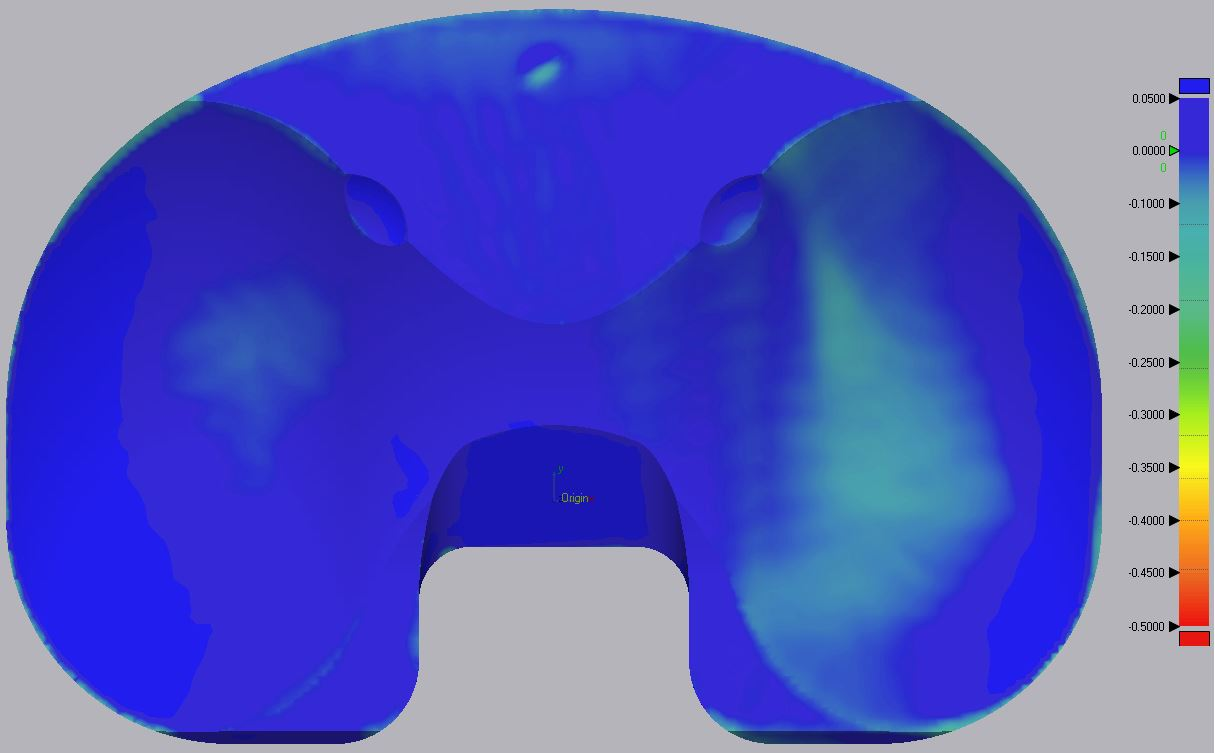
#> input picture slike_z_legendo/0_908_08052022_SLIKA OBRABE.JPG, 1215 x 753 px, found by its file name
$ jupyter execute --allow-errors zdruzitevSlik.ipynb
#> lines starting #> are read from the running program, lines starting #| are printed output that depends on the picture; after the words box and inside, x2 and y2 are one past the last pixel; in counts of white or black regions, pixels touching at a corner belong together
[cell 1]
import cv2 as cv

#Nalozimo slike
img1 = cv.imread("0_908_08052022_SLIKA OBRABE.JPG")
#> img1 is the input picture: shape (753, 1215, 3); mean B, G, R 191.3, 88.8, 84.9
img2 = cv.imread("3_718_08052022_SLIKA OBRABE.JPG")
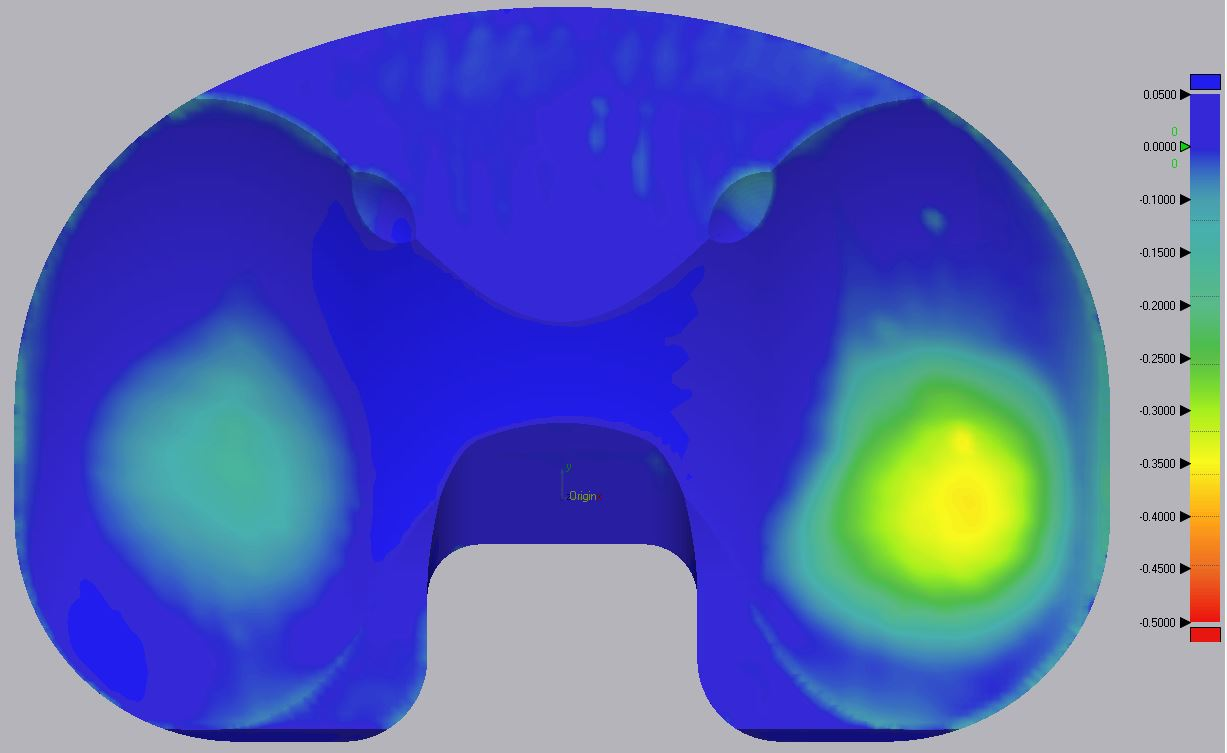
#> input picture slike_z_legendo/3_718_08052022_SLIKA OBRABE.JPG, 1227 x 753 px, found by its file name
#> img2 is the input picture: shape (753, 1227, 3); mean B, G, R 181, 103.9, 92.2

print (img1.shape)
#| (753, 1215, 3)
print (img2.shape)
#| (753, 1227, 3)
#Slike niso iste velikosti

[cell 2]
# print(len(img1[1]))
img1 = img1[:, :len(img1[1]) - 100]
#> img1: shape (753, 1115, 3)
grayscale = cv.cvtColor(img1, cv.COLOR_BGR2GRAY)
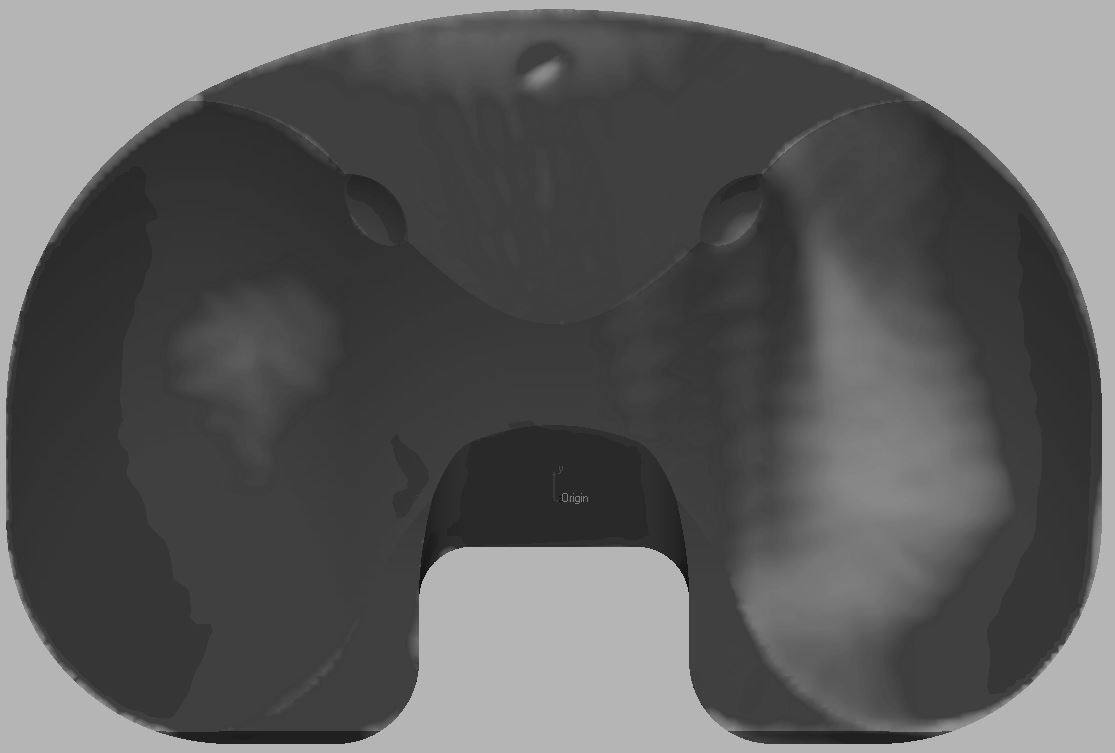
#> grayscale: shape (753, 1115); min 6, max 208, mean 93.2
ret, thresholded = cv.threshold(grayscale, 100, 255, cv.THRESH_BINARY_INV)
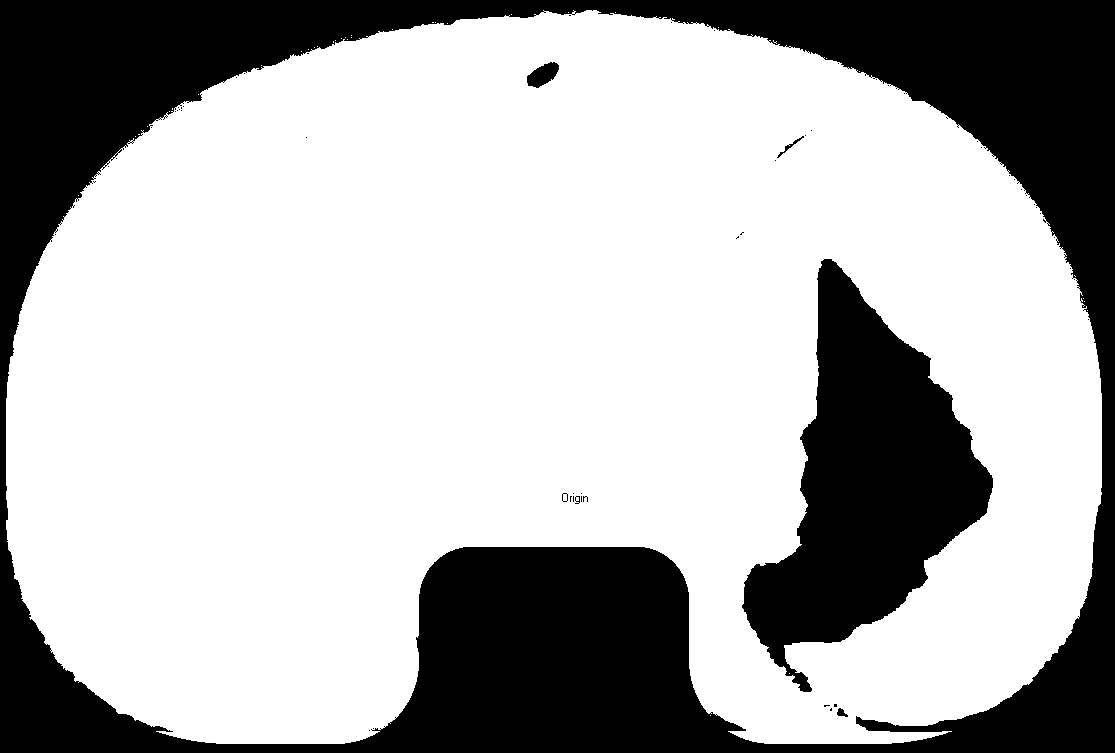
#> thresholded: shape (753, 1115); 69.7% white; 60 black regions (53 under 20 px), largest, box (x1, y1, x2, y2) and area: (0, 0, 1115, 753) 203737, (742, 259, 993, 692) 49985, (527, 62, 559, 88) 511
cv.imwrite("otsu.png", thresholded)
bbox = cv.boundingRect(thresholded)
#> bbox = (6, 10, 1096, 734)
x, y, w, h = bbox
#> x = 6; y = 10; w = 1096; h = 734
print(bbox)
#| (6, 10, 1096, 734)
foreground = img1[y:y+h, x:x+w]
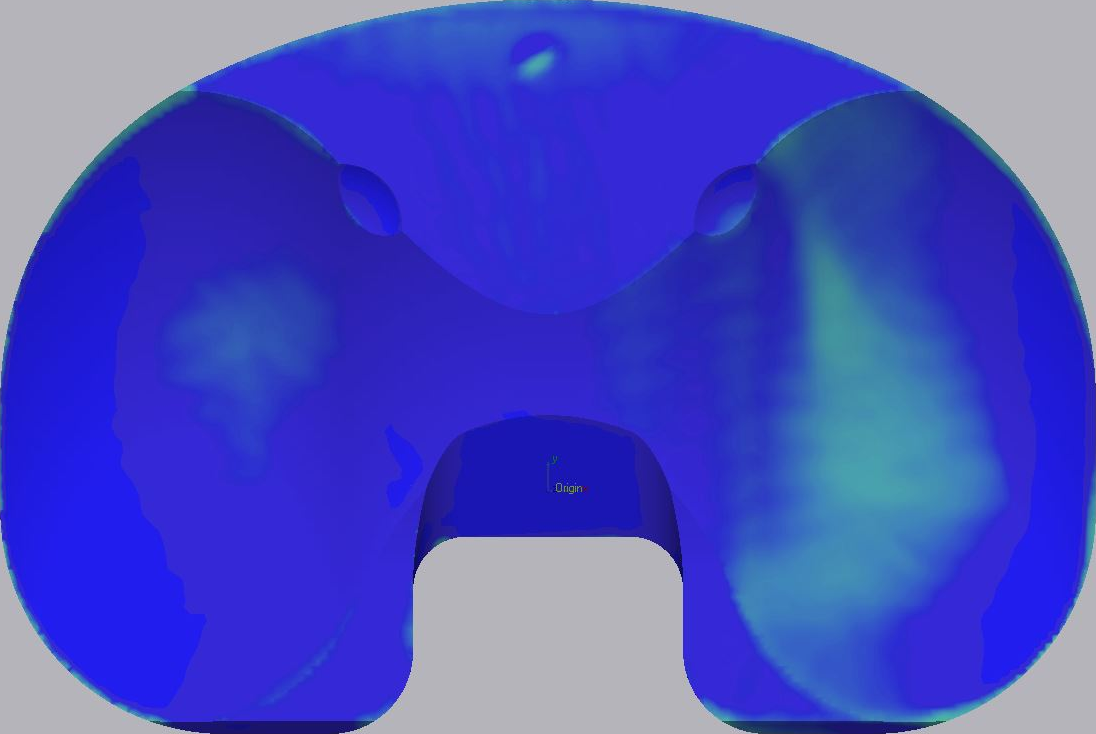
#> foreground: shape (734, 1096, 3); mean B, G, R 194.2, 77.3, 73
cv.imwrite("foreground.png", foreground)
#> Out = True

## ZELIM OBREZAT SLIKO, DA OSTANE SAMO VLOZEK, OD ROBA DO ROBA
Brisem vrstice in stolpce pikslov ob straneh slike, dokler se tej ujemajo (siva barva)

[cell 3]
import numpy as np

# Dokler je stolpec iste barve ga brisemo
brisi = True
while brisi == True:
    for vrstica in range(len(img1) - 10):
        #Preverimo ce gre za isto barvo v celem stolpcu (v meji tolerance, ker ni ista siva barva cez cel stolpec)
        # 10% toleranca ujemanja. Če se barva razlikuje za manj kot 10%, smatramo kot ista barva
        if np.allclose(img1[vrstica][0], img1[vrstica + 10][0], rtol=10e-2, equal_nan=False) == False:
            print("Neujemanje!")
            print(img1[vrstica][0])
            print(img1[vrstica + 1][0])
            brisi = False
    print("Ke kaco")
    if brisi:
        print ("Brisanje stolpca!")
        print (img1.shape)
        img1 = img1[1:,:,:]
        print ("after: ", img1.shape)
#> this loop made 1 pass
#| [200 177 181]
#| [200 177 181]
#| [200 177 181]
#| [200 177 182]
#| [200 177 182]
#| [199 177 182]
#| [199 177 182]
#| [197 176 184]
#| [197 176 184]
#| [193 177 184]
#> (further printed lines are left out)

[cell 4]
#so resize one image to the size of the other before adding
img2=cv.resize(img2, (3000,4000))#add(or blend) the images
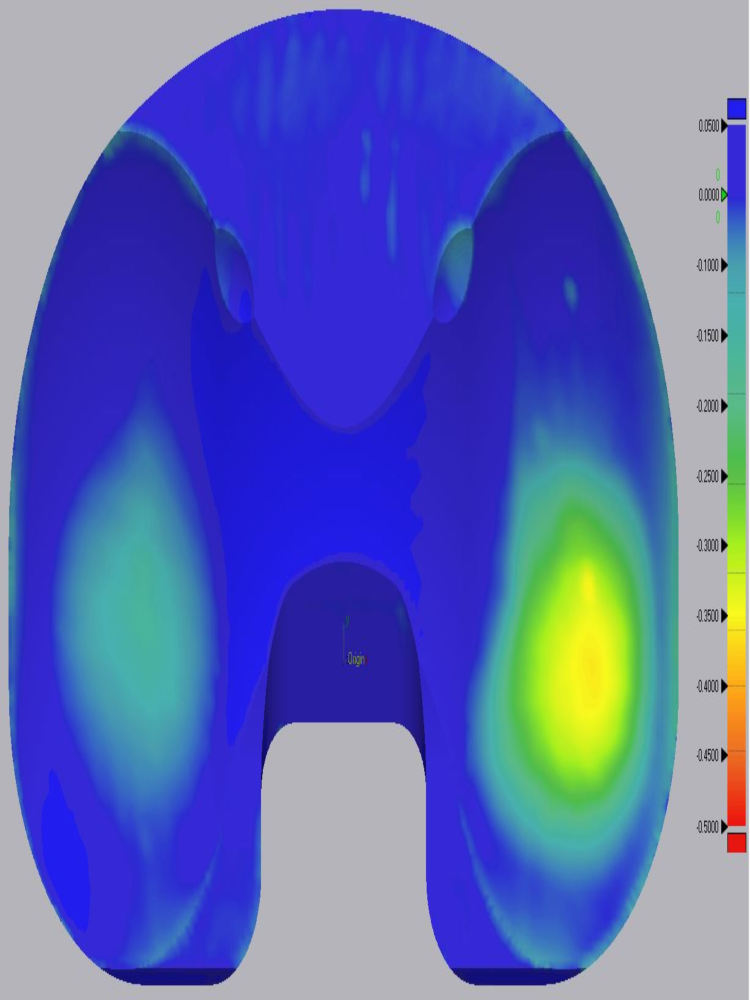
#> img2: shape (4000, 3000, 3) (shown at 1/4 size); mean B, G, R 180.9, 103.8, 92.1
#> (the rest of this cell did not finish here and is left out)
